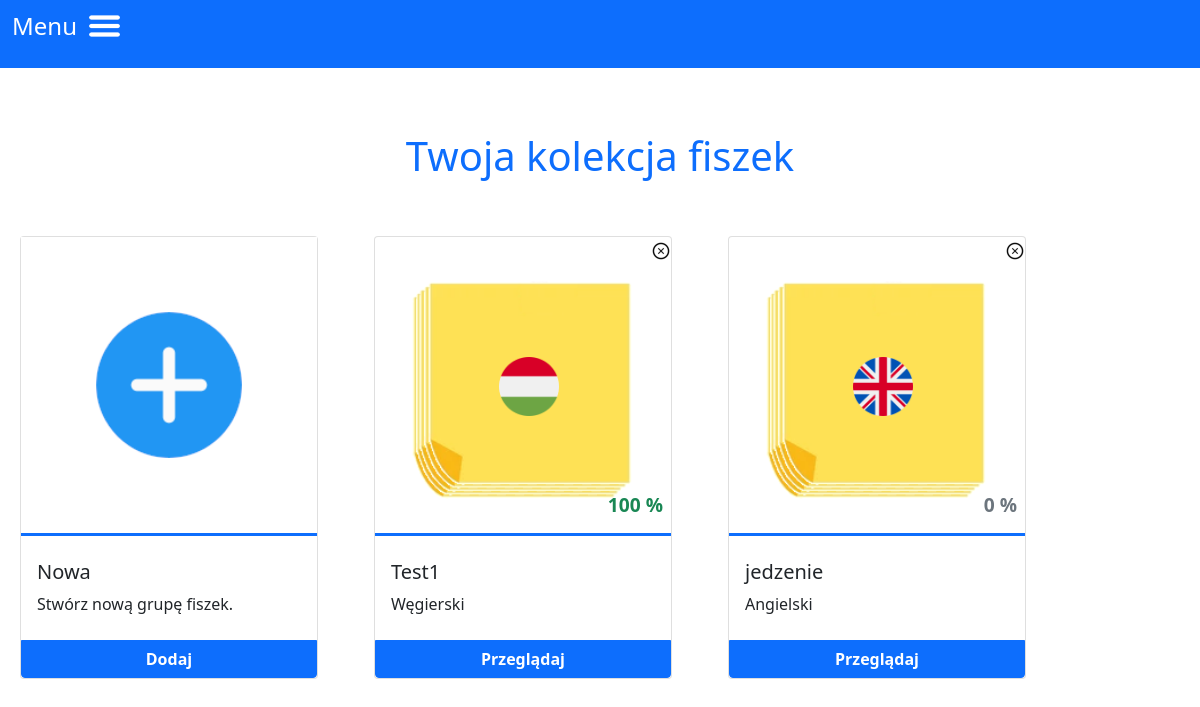
/cards_collection (signed in), run on an earlier commit of the app's database.
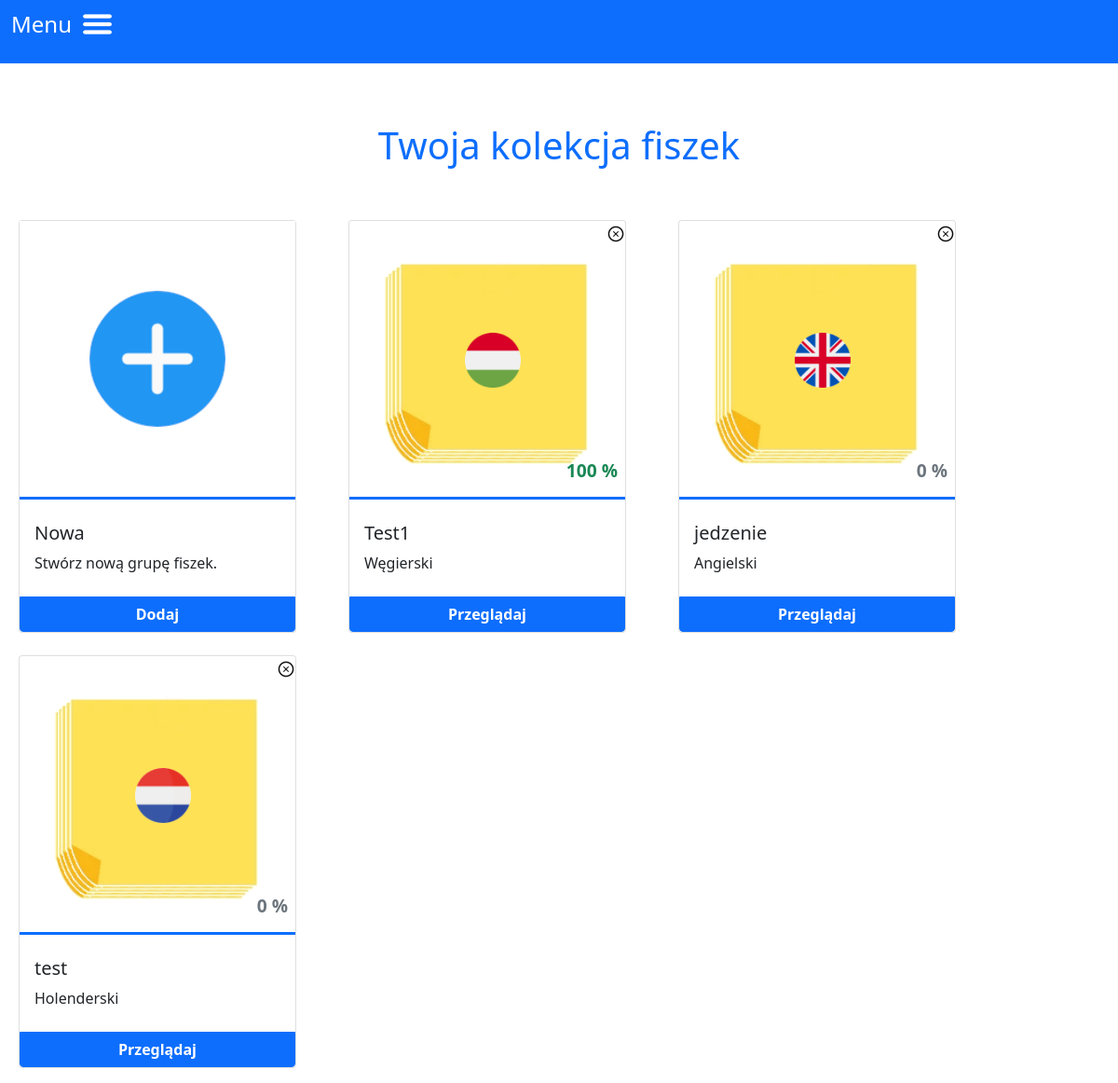
And on a later commit of the database.
### swbo/models.py (models this page shows)
class groups(db.Model):
    id = db.Column("id", db.Integer, primary_key=True)
    name = db.Column(db.String(60))
    lang = db.Column(db.String(60))
    completion = db.Column(db.Integer, default=0)
    user_id = db.Column(db.Integer, db.ForeignKey("users.id"))
    card = db.relationship("cards", backref="group", lazy=True)
    lesson = db.relationship("lessons", backref="group", lazy=True)

### swbo/collection/routes.py (the view)
@collection.route("/cards_collection", methods=["GET", "POST"])
def cards_collection_page():
    if "logged_in" not in session:
        return redirect(url_for("user.login_page"))
    if request.method == "POST":
        group_name = request.form["name"]
        group_lang = request.form["lang"]
        user_id = users.query.filter_by(login=session['login']).first().id # only one exists, user is unique
        new_group = groups(name=group_name, lang=group_lang, user_id=user_id)
        db.session.add(new_group)
        db.session.commit()
        return redirect(url_for("collection.cards_collection_page"))
    else: #method == get
        login_in_session = session["login"]
        user_id = users.query.filter_by(login=login_in_session).first().id
        users_groups = groups.query.filter_by(user_id=user_id).all()
        languages = ['Angielski', 'Niemiecki', 'Hiszpański', 'Francuski', 'Włoski', 'Duński',   'Turecki',
                     'Chiński', 'Japoński', 'Holenderski', 'Portugalski', 'Czeski', 'Słowacki', 'Węgierski']
        languages.sort()
        return render_template("cards_collection.html", languages=languages, groups=users_groups)

### swbo/templates/cards_collection.html (shortened to what this page needs)
{% extends "base.html" %}
{% block content %}
<div class="groups">
  <h1 class="py-5 text-center text-primary">Twoja kolekcja fiszek</h1>
<div class="row justify-content-start flex-wrap gap-4">
    <div class="card p-0" >
        <img src="{{url_for('static', filename='images/new_cards.png')}}" class="border-bottom border-3 border-primary"/>
      <div class="card-body p-0">
        <div class="px-3 py-4">
            <h5 class="card-title">Nowa</h5>
            <p class="card-text">Stwórz nową grupę fiszek.</p>
        </div>
         <button class="btn btn-primary w-100 mt-10 rounded-0 rounded-bottom" data-bs-toggle="modal" data-bs-target="#reg-modal">
            Dodaj
         </button>
      </div>
    </div>
    {% if groups %}
        {% for group in groups %}
        <div class="card p-0 position-relative">
            <div class="position-relative w-100">
                <a class="position-absolute text-decoration-none text-dark" href="/delete_group/{{group.id}}" style="top:0%; right: 0%">
                <img src="{{url_for('static', filename='images/close_icon.png')}}"/>
                </a>
                <img src="{{url_for('static', filename='images/languages/' + group.lang + '.png')}}" class="lang-icon"/>
                <p
                    {% if group.completion < 50 %}
                        class="text-secondary position-absolute bottom-0 end-0 px-2 completion"
                    {% elif group.completion < 70 %}
                        class="text-warning position-absolute bottom-0 end-0 px-2 completion"
                    {% else %}
                        class="text-success position-absolute bottom-0 end-0 px-2 completion"
                    {% endif %}
                >
                    {{group.completion}} %</p>
            </div>
            <div class="card-body p-0">
                <div class="px-3 py-4">
                    <h5 class="card-title">{{group.name}}</h5>
                    <p class="card-text">{{group.lang}}</p>
                </div>
                 <a href="/group/{{group.id}}" class="btn btn-primary w-100 mt-10 rounded-0 rounded-bottom">Przeglądaj</a>
            </div>
        </div>
        {% endfor %}
    {% endif %}
    </div>
</div>
{% endblock %}

What changed in the data, as far as the page shows it:
added groups: lang (picture), completion "0", name "test", lang "Holenderski"
